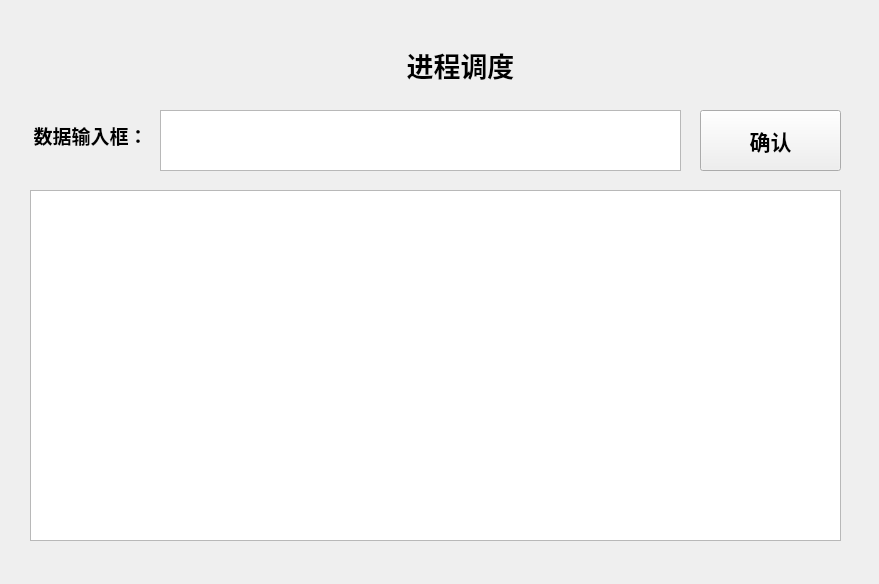
<?xml version="1.0" encoding="UTF-8"?>
<ui version="4.0">
 <class>Form</class>
 <widget class="QWidget" name="Form">
  <property name="geometry">
   <rect>
    <x>0</x>
    <y>0</y>
    <width>879</width>
    <height>584</height>
   </rect>
  </property>
  <property name="windowTitle">
   <string>Form</string>
  </property>
  <widget class="QTextEdit" name="textEdit">
   <property name="geometry">
    <rect>
     <x>160</x>
     <y>110</y>
     <width>521</width>
     <height>61</height>
    </rect>
   </property>
  </widget>
  <widget class="QTextBrowser" name="textBrowser">
   <property name="geometry">
    <rect>
     <x>30</x>
     <y>190</y>
     <width>811</width>
     <height>351</height>
    </rect>
   </property>
  </widget>
  <widget class="QLabel" name="label">
   <property name="geometry">
    <rect>
     <x>310</x>
     <y>40</y>
     <width>301</width>
     <height>51</height>
    </rect>
   </property>
   <property name="text">
    <string>&lt;html&gt;&lt;head/&gt;&lt;body&gt;&lt;p align=&quot;center&quot;&gt;&lt;span style=&quot; font-size:20pt; font-weight:600;&quot;&gt;进程调度&lt;/span&gt;&lt;/p&gt;&lt;/body&gt;&lt;/html&gt;</string>
   </property>
  </widget>
  <widget class="QLabel" name="label_2">
   <property name="geometry">
    <rect>
     <x>20</x>
     <y>110</y>
     <width>141</width>
     <height>51</height>
    </rect>
   </property>
   <property name="text">
    <string>&lt;html&gt;&lt;head/&gt;&lt;body&gt;&lt;p align=&quot;center&quot;&gt;&lt;span style=&quot; font-size:14pt; font-weight:600;&quot;&gt;数据输入框：&lt;/span&gt;&lt;/p&gt;&lt;/body&gt;&lt;/html&gt;</string>
   </property>
  </widget>
  <widget class="QPushButton" name="pushButton">
   <property name="geometry">
    <rect>
     <x>700</x>
     <y>110</y>
     <width>141</width>
     <height>61</height>
    </rect>
   </property>
   <property name="font">
    <font>
     <pointsize>16</pointsize>
     <weight>75</weight>
     <bold>true</bold>
    </font>
   </property>
   <property name="text">
    <string>确认</string>
   </property>
  </widget>
 </widget>
 <resources/>
 <connections/>
</ui>
